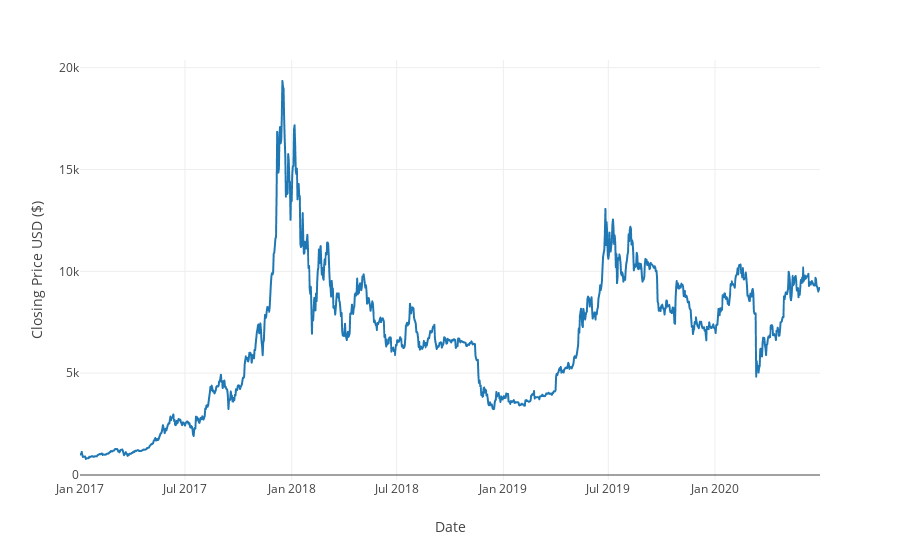
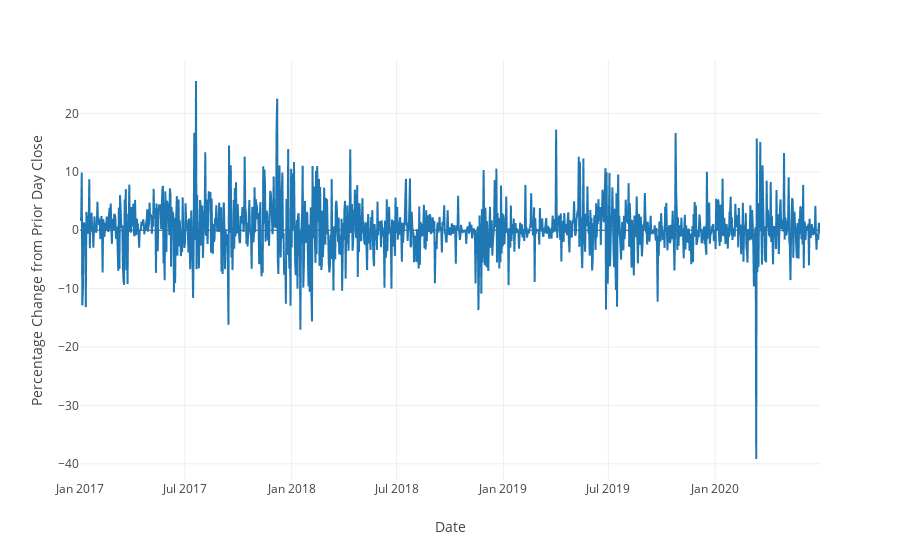
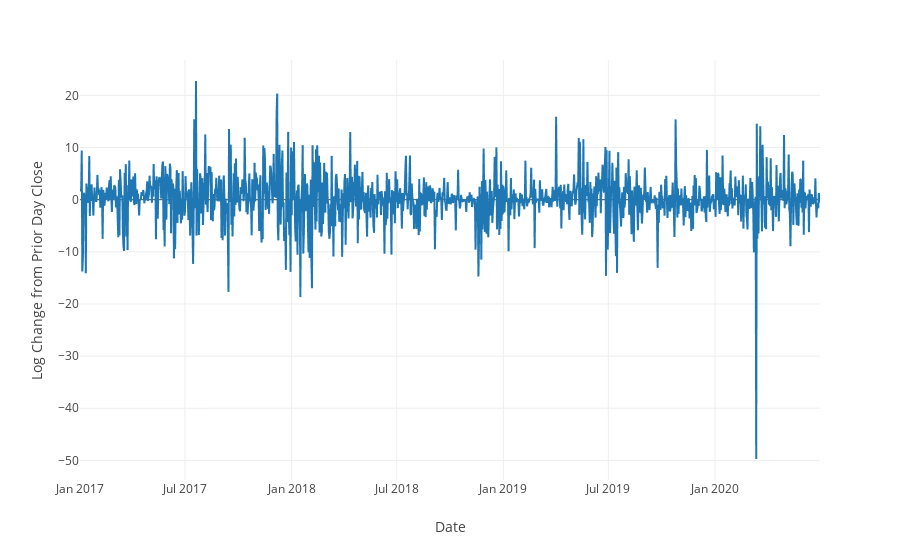

The cell these charts' notebook holds for them, in order:
### Markdown cell above
A logarithmic, or log, scale gives equal visual weight to equal relative changes: a 10% move looks the same whether it is from a high or a low base. The result is that the magnitudes of earlier and later booms and busts can be compared on a level playing field.  

Additionally, a series experiencing exponential growth appears as straight lines, making charts easier to interpret. With a logarithmic scale a constant percentage change is seen as a constant vertical distance so a constant growth rate is seen as a straight line.

### Code cell
for column in dataframe.columns:
    
    title = 'Bitcoin Closing Price Representations'
    
    titles = {
        'Close': 'Closing Price USD ($)',
        'Simple Return': 'Percentage Change from Prior Day Close',
        'Log Return': 'Log Change from Prior Day Close'
    }
   
    fig = px.line(dataframe, x=dataframe.index, y=dataframe[column], template='none')
    fig.update_yaxes(title_text=titles[column])
    
    fig.show()

### Figure 1 — Plotly figure (JSON) as saved in the notebook; plotly's stock layout.template omitted (floating-point values rounded to 4 significant figures; data arrays with more than 128 entries replaced by an {"elided": "..."} marker saying what was removed)
{"data": [{"hovertemplate": "Date=%{x}<br>Close=%{y}<extra></extra>", "legendgroup": "", "line": {"color": "#1F77B4", "dash": "solid"}, "mode": "lines", "name": "", "showlegend": false, "type": "scattergl", "x": {"elided": "1277 str values"}, "xaxis": "x", "y": {"elided": "1277 float values"}, "yaxis": "y"}], "layout": {"autosize": true, "legend": {"tracegroupgap": 0}, "margin": {"t": 60}, "xaxis": {"anchor": "y", "autorange": true, "domain": [0, 1], "range": ["2017-01-01", "2020-06-30"], "title": {"text": "Date"}, "type": "date"}, "yaxis": {"anchor": "x", "autorange": true, "domain": [0, 1], "range": [-245.7, 20380.0], "title": {"text": "Closing Price USD ($)"}, "type": "linear"}}}

### Figure 2 — Plotly figure (JSON) as saved in the notebook; plotly's stock layout.template omitted (floating-point values rounded to 4 significant figures; data arrays with more than 128 entries replaced by an {"elided": "..."} marker saying what was removed)
{"data": [{"hovertemplate": "Date=%{x}<br>Simple Return=%{y}<extra></extra>", "legendgroup": "", "line": {"color": "#1F77B4", "dash": "solid"}, "mode": "lines", "name": "", "showlegend": false, "type": "scattergl", "x": {"elided": "1277 str values"}, "xaxis": "x", "y": {"elided": "1277 float values"}, "yaxis": "y"}], "layout": {"autosize": true, "legend": {"tracegroupgap": 0}, "margin": {"t": 60}, "xaxis": {"anchor": "y", "autorange": true, "domain": [0, 1], "range": ["2017-01-01", "2020-06-30"], "title": {"text": "Date"}, "type": "date"}, "yaxis": {"anchor": "x", "autorange": true, "domain": [0, 1], "range": [-42.78, 29.16], "title": {"text": "Percentage Change from Prior Day Close"}, "type": "linear"}}}

### Figure 3 — Plotly figure (JSON) as saved in the notebook; plotly's stock layout.template omitted (floating-point values rounded to 4 significant figures; data arrays with more than 128 entries replaced by an {"elided": "..."} marker saying what was removed)
{"data": [{"hovertemplate": "Date=%{x}<br>Log Return=%{y}<extra></extra>", "legendgroup": "", "line": {"color": "#1F77B4", "dash": "solid"}, "mode": "lines", "name": "", "showlegend": false, "type": "scattergl", "x": {"elided": "1277 str values"}, "xaxis": "x", "y": {"elided": "1277 float values"}, "yaxis": "y"}], "layout": {"autosize": true, "legend": {"tracegroupgap": 0}, "margin": {"t": 60}, "xaxis": {"anchor": "y", "autorange": true, "domain": [0, 1], "range": ["2017-01-01", "2020-06-30"], "title": {"text": "Date"}, "type": "date"}, "yaxis": {"anchor": "x", "autorange": true, "domain": [0, 1], "range": [-53.75, 26.79], "title": {"text": "Log Change from Prior Day Close"}, "type": "linear"}}}
